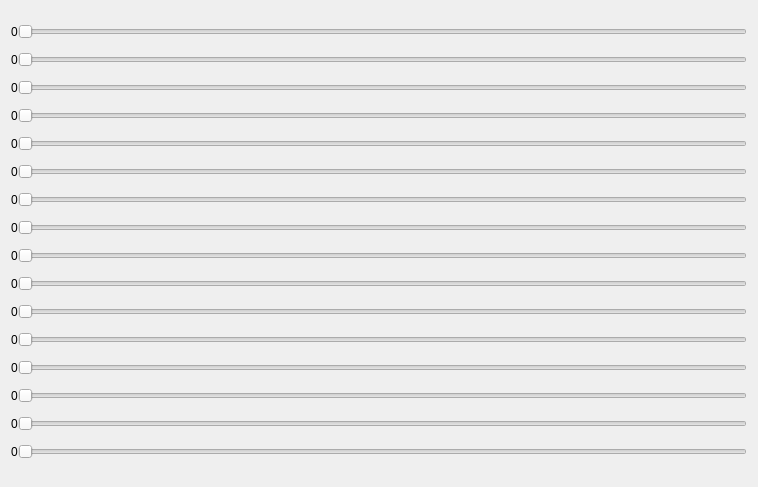
<?xml version="1.0" encoding="UTF-8"?>
<ui version="4.0">
 <class>Q_SP9500X_Fan_Dlg</class>
 <widget class="QDialog" name="Q_SP9500X_Fan_Dlg">
  <property name="windowModality">
   <enum>Qt::WindowModal</enum>
  </property>
  <property name="geometry">
   <rect>
    <x>0</x>
    <y>0</y>
    <width>758</width>
    <height>487</height>
   </rect>
  </property>
  <property name="sizePolicy">
   <sizepolicy hsizetype="Fixed" vsizetype="Fixed">
    <horstretch>0</horstretch>
    <verstretch>0</verstretch>
   </sizepolicy>
  </property>
  <property name="modal">
   <bool>false</bool>
  </property>
  <layout class="QVBoxLayout" name="verticalLayout">
   <property name="spacing">
    <number>0</number>
   </property>
   <item>
    <layout class="QHBoxLayout" name="horizontalLayout0">
     <item>
      <widget class="QLabel" name="labelSpeed0">
       <property name="text">
        <string>0</string>
       </property>
      </widget>
     </item>
     <item>
      <widget class="QSlider" name="horizontalSlider0">
       <property name="orientation">
        <enum>Qt::Horizontal</enum>
       </property>
      </widget>
     </item>
    </layout>
   </item>
   <item>
    <layout class="QHBoxLayout" name="horizontalLayout1">
     <item>
      <widget class="QLabel" name="labelSpeed1">
       <property name="text">
        <string>0</string>
       </property>
      </widget>
     </item>
     <item>
      <widget class="QSlider" name="horizontalSlider1">
       <property name="orientation">
        <enum>Qt::Horizontal</enum>
       </property>
      </widget>
     </item>
    </layout>
   </item>
   <item>
    <layout class="QHBoxLayout" name="horizontalLayout2">
     <item>
      <widget class="QLabel" name="labelSpeed2">
       <property name="text">
        <string>0</string>
       </property>
      </widget>
     </item>
     <item>
      <widget class="QSlider" name="horizontalSlider2">
       <property name="orientation">
        <enum>Qt::Horizontal</enum>
       </property>
      </widget>
     </item>
    </layout>
   </item>
   <item>
    <layout class="QHBoxLayout" name="horizontalLayout3">
     <item>
      <widget class="QLabel" name="labelSpeed3">
       <property name="text">
        <string>0</string>
       </property>
      </widget>
     </item>
     <item>
      <widget class="QSlider" name="horizontalSlider3">
       <property name="orientation">
        <enum>Qt::Horizontal</enum>
       </property>
      </widget>
     </item>
    </layout>
   </item>
   <item>
    <layout class="QHBoxLayout" name="horizontalLayout4">
     <item>
      <widget class="QLabel" name="labelSpeed4">
       <property name="text">
        <string>0</string>
       </property>
      </widget>
     </item>
     <item>
      <widget class="QSlider" name="horizontalSlider4">
       <property name="orientation">
        <enum>Qt::Horizontal</enum>
       </property>
      </widget>
     </item>
    </layout>
   </item>
   <item>
    <layout class="QHBoxLayout" name="horizontalLayout5">
     <item>
      <widget class="QLabel" name="labelSpeed5">
       <property name="text">
        <string>0</string>
       </property>
      </widget>
     </item>
     <item>
      <widget class="QSlider" name="horizontalSlider5">
       <property name="orientation">
        <enum>Qt::Horizontal</enum>
       </property>
      </widget>
     </item>
    </layout>
   </item>
   <item>
    <layout class="QHBoxLayout" name="horizontalLayout6">
     <item>
      <widget class="QLabel" name="labelSpeed6">
       <property name="text">
        <string>0</string>
       </property>
      </widget>
     </item>
     <item>
      <widget class="QSlider" name="horizontalSlider6">
       <property name="orientation">
        <enum>Qt::Horizontal</enum>
       </property>
      </widget>
     </item>
    </layout>
   </item>
   <item>
    <layout class="QHBoxLayout" name="horizontalLayout7">
     <item>
      <widget class="QLabel" name="labelSpeed7">
       <property name="text">
        <string>0</string>
       </property>
      </widget>
     </item>
     <item>
      <widget class="QSlider" name="horizontalSlider7">
       <property name="orientation">
        <enum>Qt::Horizontal</enum>
       </property>
      </widget>
     </item>
    </layout>
   </item>
   <item>
    <layout class="QHBoxLayout" name="horizontalLayout8">
     <item>
      <widget class="QLabel" name="labelSpeed8">
       <property name="text">
        <string>0</string>
       </property>
      </widget>
     </item>
     <item>
      <widget class="QSlider" name="horizontalSlider8">
       <property name="orientation">
        <enum>Qt::Horizontal</enum>
       </property>
      </widget>
     </item>
    </layout>
   </item>
   <item>
    <layout class="QHBoxLayout" name="horizontalLayout9">
     <item>
      <widget class="QLabel" name="labelSpeed9">
       <property name="text">
        <string>0</string>
       </property>
      </widget>
     </item>
     <item>
      <widget class="QSlider" name="horizontalSlider9">
       <property name="orientation">
        <enum>Qt::Horizontal</enum>
       </property>
      </widget>
     </item>
    </layout>
   </item>
   <item>
    <layout class="QHBoxLayout" name="horizontalLayout10">
     <item>
      <widget class="QLabel" name="labelSpeed10">
       <property name="text">
        <string>0</string>
       </property>
      </widget>
     </item>
     <item>
      <widget class="QSlider" name="horizontalSlider10">
       <property name="orientation">
        <enum>Qt::Horizontal</enum>
       </property>
      </widget>
     </item>
    </layout>
   </item>
   <item>
    <layout class="QHBoxLayout" name="horizontalLayout11">
     <item>
      <widget class="QLabel" name="labelSpeed11">
       <property name="text">
        <string>0</string>
       </property>
      </widget>
     </item>
     <item>
      <widget class="QSlider" name="horizontalSlider11">
       <property name="orientation">
        <enum>Qt::Horizontal</enum>
       </property>
      </widget>
     </item>
    </layout>
   </item>
   <item>
    <layout class="QHBoxLayout" name="horizontalLayout12">
     <item>
      <widget class="QLabel" name="labelSpeed12">
       <property name="text">
        <string>0</string>
       </property>
      </widget>
     </item>
     <item>
      <widget class="QSlider" name="horizontalSlider12">
       <property name="orientation">
        <enum>Qt::Horizontal</enum>
       </property>
      </widget>
     </item>
    </layout>
   </item>
   <item>
    <layout class="QHBoxLayout" name="horizontalLayout13">
     <item>
      <widget class="QLabel" name="labelSpeed13">
       <property name="text">
        <string>0</string>
       </property>
      </widget>
     </item>
     <item>
      <widget class="QSlider" name="horizontalSlider13">
       <property name="orientation">
        <enum>Qt::Horizontal</enum>
       </property>
      </widget>
     </item>
    </layout>
   </item>
   <item>
    <layout class="QHBoxLayout" name="horizontalLayout14">
     <item>
      <widget class="QLabel" name="labelSpeed14">
       <property name="text">
        <string>0</string>
       </property>
      </widget>
     </item>
     <item>
      <widget class="QSlider" name="horizontalSlider14">
       <property name="orientation">
        <enum>Qt::Horizontal</enum>
       </property>
      </widget>
     </item>
    </layout>
   </item>
   <item>
    <layout class="QHBoxLayout" name="horizontalLayout15">
     <item>
      <widget class="QLabel" name="labelSpeed15">
       <property name="text">
        <string>0</string>
       </property>
      </widget>
     </item>
     <item>
      <widget class="QSlider" name="horizontalSlider15">
       <property name="orientation">
        <enum>Qt::Horizontal</enum>
       </property>
      </widget>
     </item>
    </layout>
   </item>
  </layout>
 </widget>
 <resources/>
 <connections/>
</ui>
